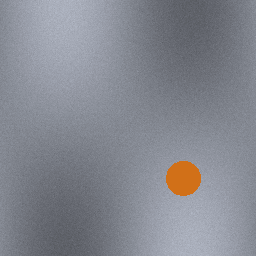
#> input picture data/mvtec_anomaly_detection/bottle/test/contamination/000.png, 256 x 256 px
$ python -i preprocessing.py   (imports and definitions only)   (older library calls are emulated)
#> lines starting #> are read from the running program, lines starting #| are printed output that depends on the picture
"""
Industrial Image Preprocessing, Validation, and Quality Assessment Module.
"""

from pathlib import Path
from typing import Any, Dict, List, Optional, Tuple, Union
import cv2
import numpy as np
import torch
from PIL import Image


class PreprocessingPipeline:
    """
    Standard preprocessing, validation, and enhancement pipeline for
    industrial surface inspection images.
    """

    IMAGENET_MEAN = np.array([0.485, 0.456, 0.406], dtype=np.float32)
    IMAGENET_STD = np.array([0.229, 0.224, 0.225], dtype=np.float32)

    def __init__(
        self,
        target_size: Tuple[int, int] = (256, 256),
        apply_clahe: bool = False,
        apply_denoise: bool = False,
        clahe_clip_limit: float = 2.0,
        clahe_grid_size: Tuple[int, int] = (8, 8),
        blur_threshold: float = 40.0,
        min_brightness: float = 25.0,
        max_brightness: float = 240.0,
        min_contrast: float = 20.0,
    ):
        self.target_size = target_size
        self.apply_clahe = apply_clahe
        self.apply_denoise = apply_denoise
        self.clahe_clip_limit = clahe_clip_limit
        self.clahe_grid_size = clahe_grid_size
        self.blur_threshold = blur_threshold
        self.min_brightness = min_brightness
        self.max_brightness = max_brightness
        self.min_contrast = min_contrast

    @staticmethod
    def load_image(image_input: Union[str, Path, bytes, np.ndarray, Image.Image]) -> np.ndarray:
        """
        Loads an image from various input types and returns it as an RGB uint8 NumPy array.
        Raises ValueError if the image is corrupted or invalid.
        """
        if isinstance(image_input, (str, Path)):
            path = Path(image_input)
            if not path.exists():
                raise FileNotFoundError(f"Image file does not exist: {path}")
            bgr = cv2.imread(str(path))
            if bgr is None:
                raise ValueError(f"Failed to read image (corrupt or unsupported format): {path}")
            rgb = cv2.cvtColor(bgr, cv2.COLOR_BGR2RGB)
            return rgb

        if isinstance(image_input, bytes):
            arr = np.frombuffer(image_input, dtype=np.uint8)
            bgr = cv2.imdecode(arr, cv2.IMREAD_COLOR)
            if bgr is None:
                raise ValueError("Failed to decode image from bytes.")
            return cv2.cvtColor(bgr, cv2.COLOR_BGR2RGB)

        if isinstance(image_input, Image.Image):
            return np.array(image_input.convert("RGB"))

        if isinstance(image_input, np.ndarray):
            if image_input.ndim == 2:
                return cv2.cvtColor(image_input, cv2.COLOR_GRAY2RGB)
            if image_input.ndim == 3:
                if image_input.shape[2] == 4:
                    return cv2.cvtColor(image_input, cv2.COLOR_RGBA2RGB)
                if image_input.shape[2] == 3:
                    return image_input.copy()
            raise ValueError(f"Invalid image array shape: {image_input.shape}")

        raise TypeError(f"Unsupported image input type: {type(image_input)}")

    def assess_quality(self, image_rgb: np.ndarray) -> Dict[str, Any]:
        """
        Computes image quality metrics: sharpness (Laplacian variance),
        mean brightness, and standard deviation contrast.
        Returns a dictionary with metrics and warning flags.
        """
        gray = cv2.cvtColor(image_rgb, cv2.COLOR_RGB2GRAY)
        laplacian_var = float(cv2.Laplacian(gray, cv2.CV_64F).var())
        mean_brightness = float(np.mean(gray))
        contrast = float(np.std(gray))

        warnings: List[str] = []
        if laplacian_var < self.blur_threshold:
            warnings.append(f"Image may be blurry (sharpness score {laplacian_var:.1f} < {self.blur_threshold})")
        if mean_brightness < self.min_brightness:
            warnings.append(f"Image may be underexposed (brightness {mean_brightness:.1f} < {self.min_brightness})")
        elif mean_brightness > self.max_brightness:
            warnings.append(f"Image may be overexposed (brightness {mean_brightness:.1f} > {self.max_brightness})")
        if contrast < self.min_contrast:
            warnings.append(f"Image has low contrast (std {contrast:.1f} < {self.min_contrast})")

        return {
            "sharpness": laplacian_var,
            "mean_brightness": mean_brightness,
            "contrast": contrast,
            "warnings": warnings,
            "is_acceptable": len(warnings) == 0,
        }

    def enhance(self, image_rgb: np.ndarray) -> np.ndarray:
        """
        Applies optional gentle contrast enhancement and denoising.
        Kept non-aggressive to preserve subtle defects.
        """
        output = image_rgb.copy()

        if self.apply_denoise:
            output = cv2.bilateralFilter(output, d=5, sigmaColor=30, sigmaSpace=30)

        if self.apply_clahe:
            # Apply CLAHE to L channel in LAB color space
            lab = cv2.cvtColor(output, cv2.COLOR_RGB2LAB)
            l, a, b = cv2.split(lab)
            clahe = cv2.createCLAHE(
                clipLimit=self.clahe_clip_limit,
                tileGridSize=self.clahe_grid_size
            )
            l_enhanced = clahe.apply(l)
            lab_enhanced = cv2.merge((l_enhanced, a, b))
            output = cv2.cvtColor(lab_enhanced, cv2.COLOR_LAB2RGB)

        return output

    def preprocess(
        self,
        image_input: Union[str, Path, bytes, np.ndarray, Image.Image],
        force_enhance: Optional[bool] = None,
    ) -> Dict[str, Any]:
        """
        Full preprocessing pipeline:
        1. Loads raw image.
        2. Assesses image quality.
        3. Optionally enhances.
        4. Resizes to target dimension.
        5. Normalizes to ImageNet float32 tensor [1, 3, H, W].
        Returns dictionary with raw, enhanced, resized, tensor, and quality info.
        """
        raw_rgb = self.load_image(image_input)
        original_h, original_w = raw_rgb.shape[:2]

        quality_report = self.assess_quality(raw_rgb)

        should_enhance = self.apply_clahe or self.apply_denoise
        if force_enhance is not None:
            should_enhance = force_enhance

        if should_enhance:
            enhanced_rgb = self.enhance(raw_rgb)
        else:
            enhanced_rgb = raw_rgb

        # Resize for model input (Width, Height for cv2)
        target_w, target_h = self.target_size
        resized_rgb = cv2.resize(
            enhanced_rgb,
            (target_w, target_h),
            interpolation=cv2.INTER_AREA if (original_w > target_w) else cv2.INTER_LINEAR
        )

        # Normalize to [0, 1] then ImageNet standardize
        normalized = resized_rgb.astype(np.float32) / 255.0
        standardized = (normalized - self.IMAGENET_MEAN) / self.IMAGENET_STD

        # Convert to PyTorch Tensor [1, C, H, W]
        tensor = torch.from_numpy(standardized).permute(2, 0, 1).unsqueeze(0).float()

        return {
            "original_image": raw_rgb,
            "original_shape": (original_h, original_w),
            "enhanced_image": enhanced_rgb,
            "resized_image": resized_rgb,
            "tensor": tensor,
            "quality": quality_report,
        }

    @staticmethod
    def scale_mask_to_original(
        mask: np.ndarray,
        original_shape: Tuple[int, int]
    ) -> np.ndarray:
        """
        Scales a binary mask or heatmap back to original image dimensions (H, W).
        """
        orig_h, orig_w = original_shape
        scaled = cv2.resize(mask, (orig_w, orig_h), interpolation=cv2.INTER_NEAREST)
        return scaled

>>> import cv2
>>> picture = cv2.imread('../data/mvtec_anomaly_detection/bottle/test/contamination/000.png')
#> picture is the input picture: shape (256, 256, 3); mean B, G, R 143.9, 135.6, 132.9
>>> result = PreprocessingPipeline().preprocess(picture)
#> in assess_quality, `laplacian_var = float(cv2.Laplacian(gray, cv2.CV_64F).var())`: laplacian_var = 346.4
#> in assess_quality, `mean_brightness = float(np.mean(gray))`: mean_brightness = 137.6
#> in assess_quality, `contrast = float(np.std(gray))`: contrast = 20.78
#> in preprocess, `quality_report = self.assess_quality(raw_rgb)`: quality_report = {'sharpness': 346.4, 'mean_brightness': 137.6, 'contrast': 20.78, 'warnings': [], 'is_acceptable': True}
#> in preprocess, `standardized = (normalized - self.IMAGENET_MEAN) / self.IMAGENET_STD`:
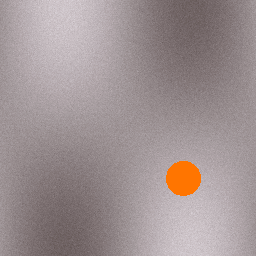
#> standardized: shape (256, 256, 3) float32; mean B, G, R 0.346, 0.338, 0.512; drawn with min black and max white
#> (the run stopped early here; a loop or call above may not have finished)

$ run again, on data/mvtec_anomaly_detection/bottle/test/contamination/001.png
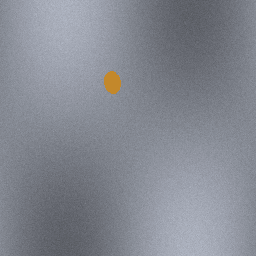
#> input picture data/mvtec_anomaly_detection/bottle/test/contamination/001.png, 256 x 256 px
#> picture is the input picture: shape (256, 256, 3); mean B, G, R 145.5, 136.2, 132.3
#> laplacian_var = 323.7
#> mean_brightness = 138.4
#> contrast = 20.45
#> quality_report = {'sharpness': 323.7, 'mean_brightness': 138.4, 'contrast': 20.45, 'warnings': [], 'is_acceptable': True}
#> in preprocess, `standardized = (normalized - self.IMAGENET_MEAN) / self.IMAGENET_STD`:
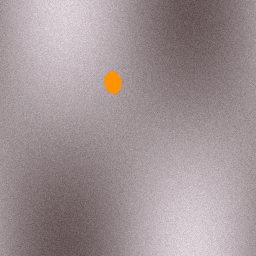
#> standardized: shape (256, 256, 3) float32; mean B, G, R 0.374, 0.349, 0.502; drawn with min black and max white

$ run again, on data/mvtec_anomaly_detection/bottle/test/contamination/002.png
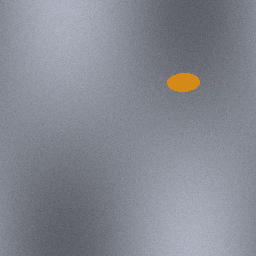
#> input picture data/mvtec_anomaly_detection/bottle/test/contamination/002.png, 256 x 256 px
#> picture is the input picture: shape (256, 256, 3); mean B, G, R 145.2, 136.4, 132.8
#> laplacian_var = 319.7
#> mean_brightness = 138.5
#> contrast = 20.43
#> quality_report = {'sharpness': 319.7, 'mean_brightness': 138.5, 'contrast': 20.43, 'warnings': [], 'is_acceptable': True}
#> in preprocess, `standardized = (normalized - self.IMAGENET_MEAN) / self.IMAGENET_STD`:
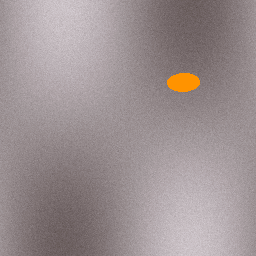
#> standardized: shape (256, 256, 3) float32; mean B, G, R 0.369, 0.351, 0.51; drawn with min black and max white
